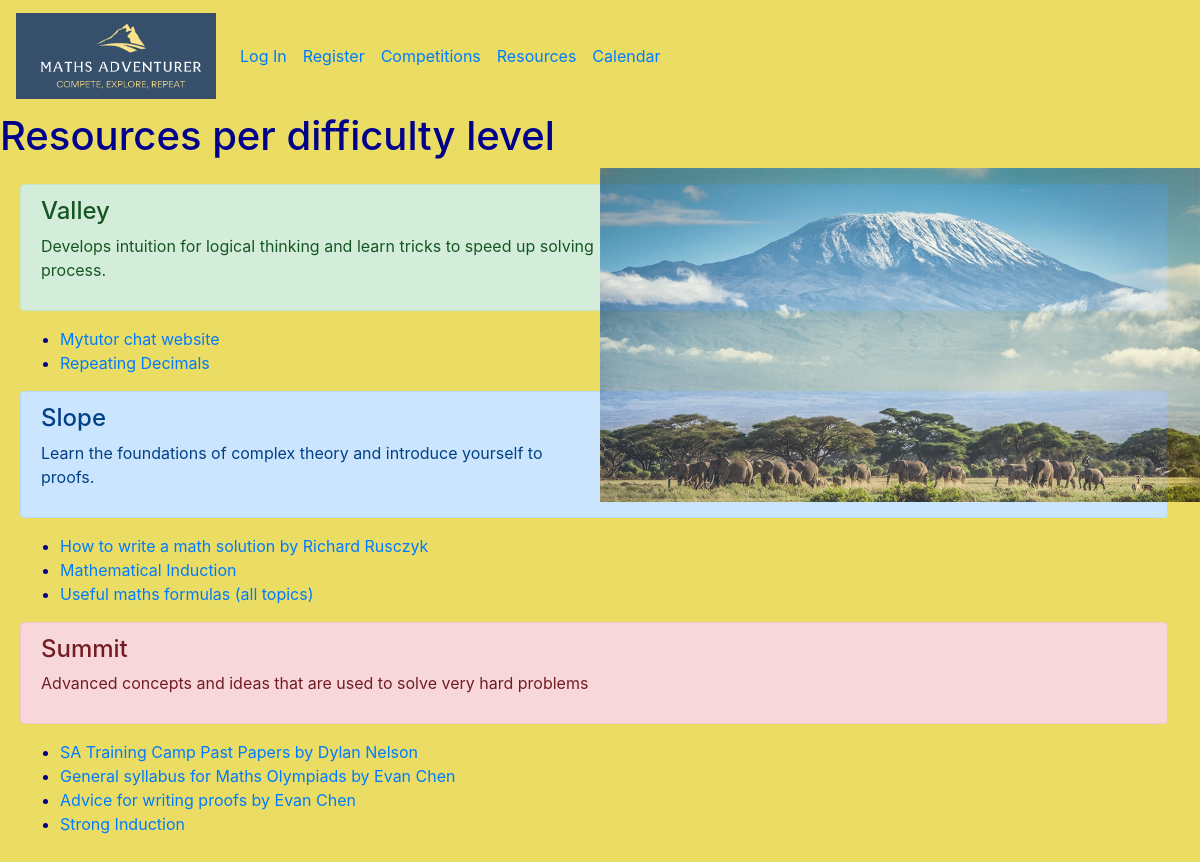
Page /resources/1 on the committed database.
### MathsAdventurer/models.py (models this page shows, shortened)
class Difficulty(models.Model):
    name = models.CharField(max_length=30)
    real_name = models.CharField(max_length=30)
    description = models.CharField(max_length=200)
    colour = models.CharField(max_length=10)

class Resource(models.Model):
    name = models.CharField(max_length=100)
    url = models.URLField(max_length=200)
    difficulty = models.ForeignKey(Difficulty, on_delete=models.CASCADE, related_name='resources')
    topic = models.ForeignKey(Topic, on_delete=models.CASCADE, related_name='resources')

### MathsAdventurer/views.py (the view)
# urls.py: path("resources", views.topics, name="topics"),
def resources(request, topic_id):
    if (not 1<= topic_id <= 5):
        return render(request, "MathsAdventurer/error.html",{
            "message": "ERROR: invalid topic chosen"
        })
    topic = Topic.objects.get(pk = topic_id)
    return render(request, "MathsAdventurer/resources.html", {
        "resources" : Resource.objects.filter(topic=topic),
        "difficulties" : Difficulty.objects.all()
    })

### MathsAdventurer/templates/MathsAdventurer/resources.html (shortened to what this page needs)
{% extends "MathsAdventurer/layout.html" %}
{% block body %}
<h1>Resources per difficulty level</h1>
<img src="../static/mountain.jpg" alt="Mount Kilimanjaro" class="right-img">
<div class="m-1 p-3">
    {% for diff in difficulties  %}
    <div class="alert alert-{{ diff.colour }}" role="alert">
        <h4 class="alert-heading">{{ diff.name }}</h4>
        <p>{{ diff.description }}</p>
    </div>
    <ul>
        {% for resource in resources %}
            {% if resource.difficulty == diff %}
                <li><a href="{{ resource.url }}">{{ resource.name }}</a></li>
            {% endif %}
        {% empty %}
        <p>Resources to be added soon</p>
        {% endfor %}
    </ul>
    {% endfor %}
</div>
{% endblock %}

### MathsAdventurer/templates/MathsAdventurer/layout.html (shortened to what this page needs)
{% load static %}
<!DOCTYPE html>
<html lang="en">
    <head>
        <link rel="stylesheet" href="https://stackpath.bootstrapcdn.com/bootstrap/4.4.1/css/bootstrap.min.css">
        <link href="{% static 'MathsAdventurer/styles.css' %}" rel="stylesheet">
    </head>
    <body class="cl">
        <nav class="navbar navbar-expand-lg cl">
            <a class="navbar-brand" href="{% url 'index' %}"><img src="../static/Logo.png" alt="App logo" width="200px" height="auto"></a>
            <div>
              <ul class="navbar-nav mr-auto">
                {% if user.is_authenticated %}
                    <li class="nav-item">
                        <a class="nav-link" id="profile" href="{% url 'profile' %}"><strong>{{ user.username }}</strong></a>
                    </li>
                    <li class="nav-item">
                       <a class="nav-link" href="{% url 'logout' %}">Log Out</a>
                    </li>
                {% else %}
                    <li class="nav-item">
                        <a class="nav-link" href="{% url 'login' %}">Log In</a>
                    </li>
                    <li class="nav-item">
                        <a class="nav-link" href="{% url 'register' %}">Register</a>
                    </li>
                {% endif %}
                    <li class="nav-item">
                        <a class="nav-link" id="competition-link" href="{% url 'competitions' %}">Competitions</a>
                    </li>
                    <li class="nav-item">
                        <a class="nav-link" href="{% url 'topics' %}">Resources</a>
                    </li>
                    <li class="nav-item">
                        <a class="nav-link" href="{% url 'calendar' %}">Calendar</a>
                     </li>
              </ul>
            </div>
          </nav>
        <div class="body">
            {% block body %}
            {% endblock %}
        </div>
    </body>
</html>

### MathsAdventurer/static/MathsAdventurer/styles.css (style rules this page uses)
.cl { background-color:#EBDD63; color:darkblue; }
.right-img { float:right; width:50%; opacity:80%; position:relative; z-index:2; }
.alert { position:relative; z-index: 1; width:99%; }

### rows in the picture
Difficulty: name "Valley", description "Develops intuition for logical thinking and learn tricks to speed up solving process."
Resource: name "Mytutor chat website"
Resource: name "Repeating Decimals"
Difficulty: name "Slope", description "Learn the foundations of complex theory and introduce yourself to proofs."
Resource: name "How to write a math solution by Richard Rusczyk"
Resource: name "Mathematical Induction"
Resource: name "Useful maths formulas (all topics)"
Difficulty: name "Summit", description "Advanced concepts and ideas that are used to solve very hard problems"
Resource: name "SA Training Camp Past Papers by Dylan Nelson"
Resource: name "General syllabus for Maths Olympiads by Evan Chen"
Resource: name "Advice for writing proofs by Evan Chen"
Resource: name "Strong Induction"
